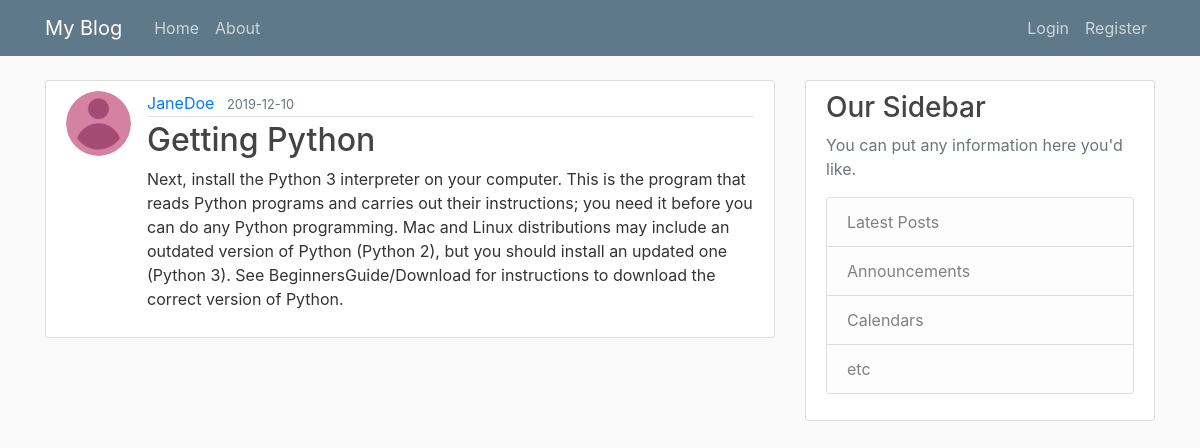
The page /post/14 on the database as committed earlier.
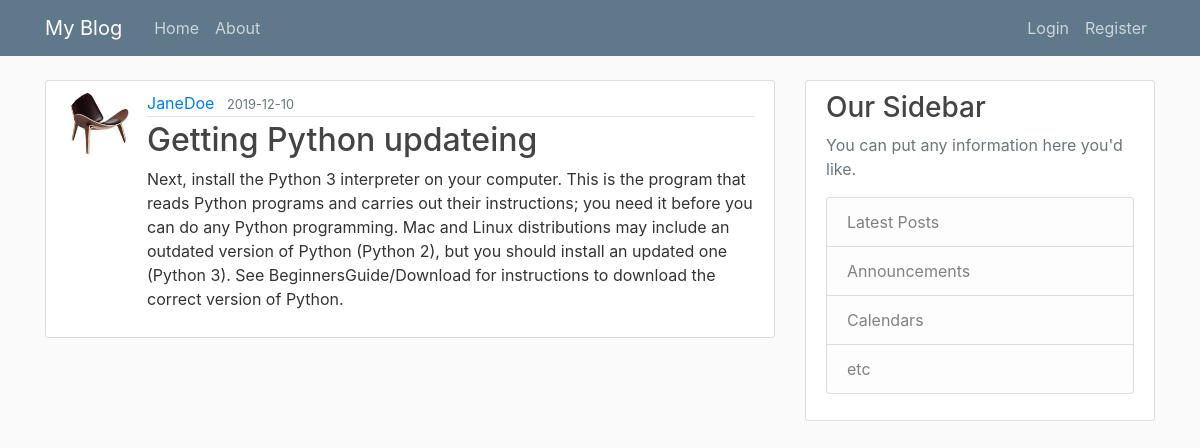
The same page on the database as committed later.
### fl_blog/models.py (models this page shows, shortened)
class User(db.Model, UserMixin):
    id = db.Column(db.Integer, primary_key=True)
    username = db.Column(db.String(20), unique=True, nullable=False)
    email = db.Column(db.String(120), unique=True, nullable=False)
    image_file = db.Column(db.String(20), nullable=False, default="default.jpg")
    password = db.Column(db.String(60), nullable=False)
    posts = db.relationship("Post", backref="author", lazy=True)

class Post(db.Model):
    id = db.Column(db.Integer, primary_key=True)
    title = db.Column(db.String(120), nullable=False)
    date_posted = db.Column(db.DateTime, nullable=False, default=datetime.utcnow)
    content = db.Column(db.Text, nullable=False)
    user_id = db.Column(db.Integer, db.ForeignKey("user.id"), nullable=False)

### fl_blog/posts/routes.py (the view)
@posts.route("/post/<int:post_id>")
def post(post_id):
    post = Post.query.get_or_404(post_id)
    return render_template("post.html", title=post.title, post=post)

### fl_blog/templates/post.html (shortened to what this page needs)
{% extends "layout.html" %}
{% block content %}
<article class="media content-section">
  <img class="rounded-circle article-img"
    src="{{ url_for('static', filename='profile_pics/' + post.author.image_file) }}">
  <div class="media-body">
    <div class="article-metadata">
      <a class="mr-2"
        href="{{ url_for('users.user_posts', username=post.author.username) }}">{{ post.author.username }}</a>
      <small class="text-muted">{{ post.date_posted.strftime('%Y-%m-%d') }}</small>
    </div>
    <h2 class="article-title">{{ post.title }}</h2>
    <p class="article-content">{{ post.content }}</p>
  </div>
</article>
{% endblock content %}

Rows that differ between the two databases and show on the page:
changed User "JaneDoe": image_file: picture added in place of a placeholder
changed Post: title "Getting Python" → "Getting Python updateing"
